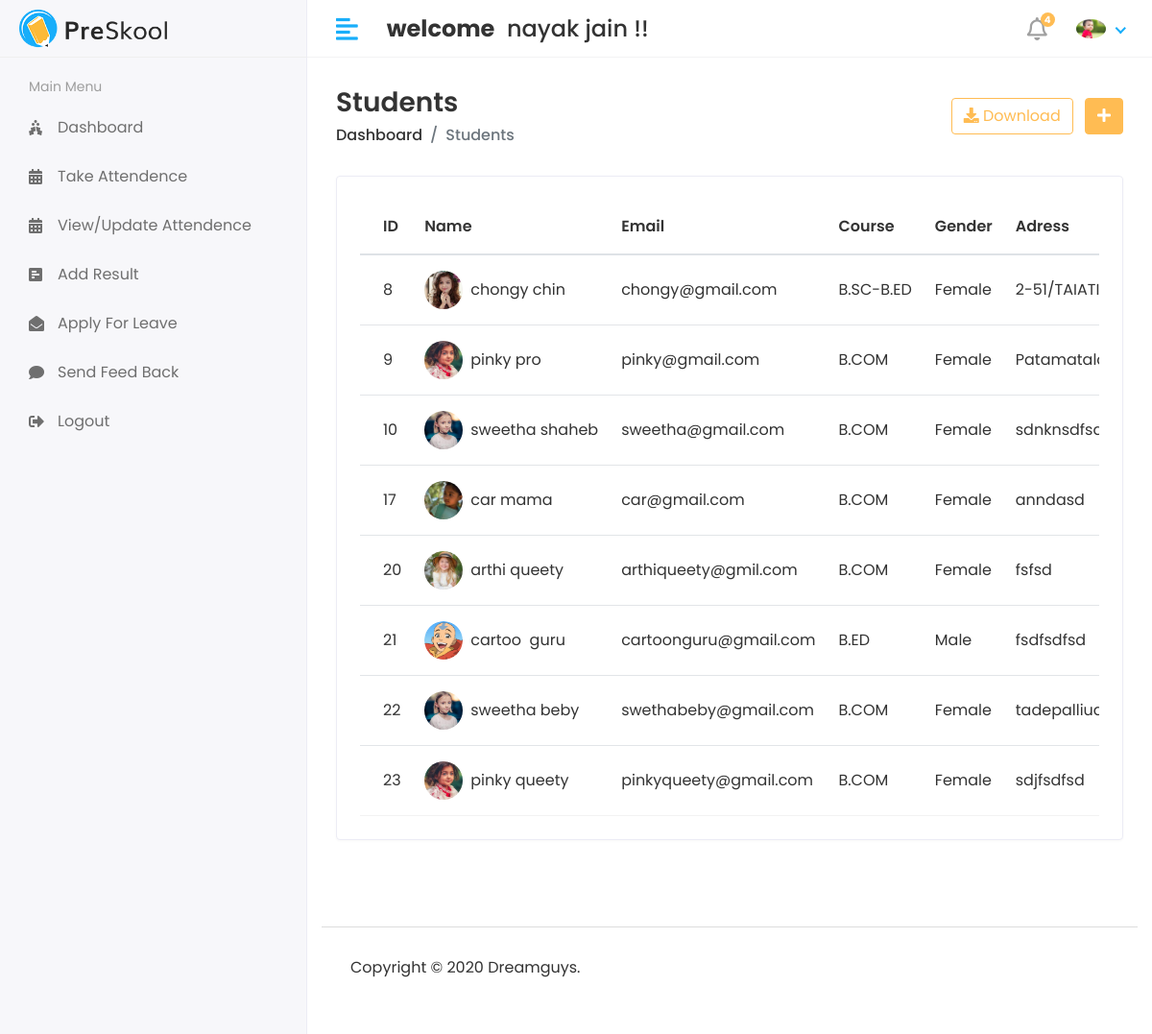
Page /hod/student/views (signed in) on the earlier database version.
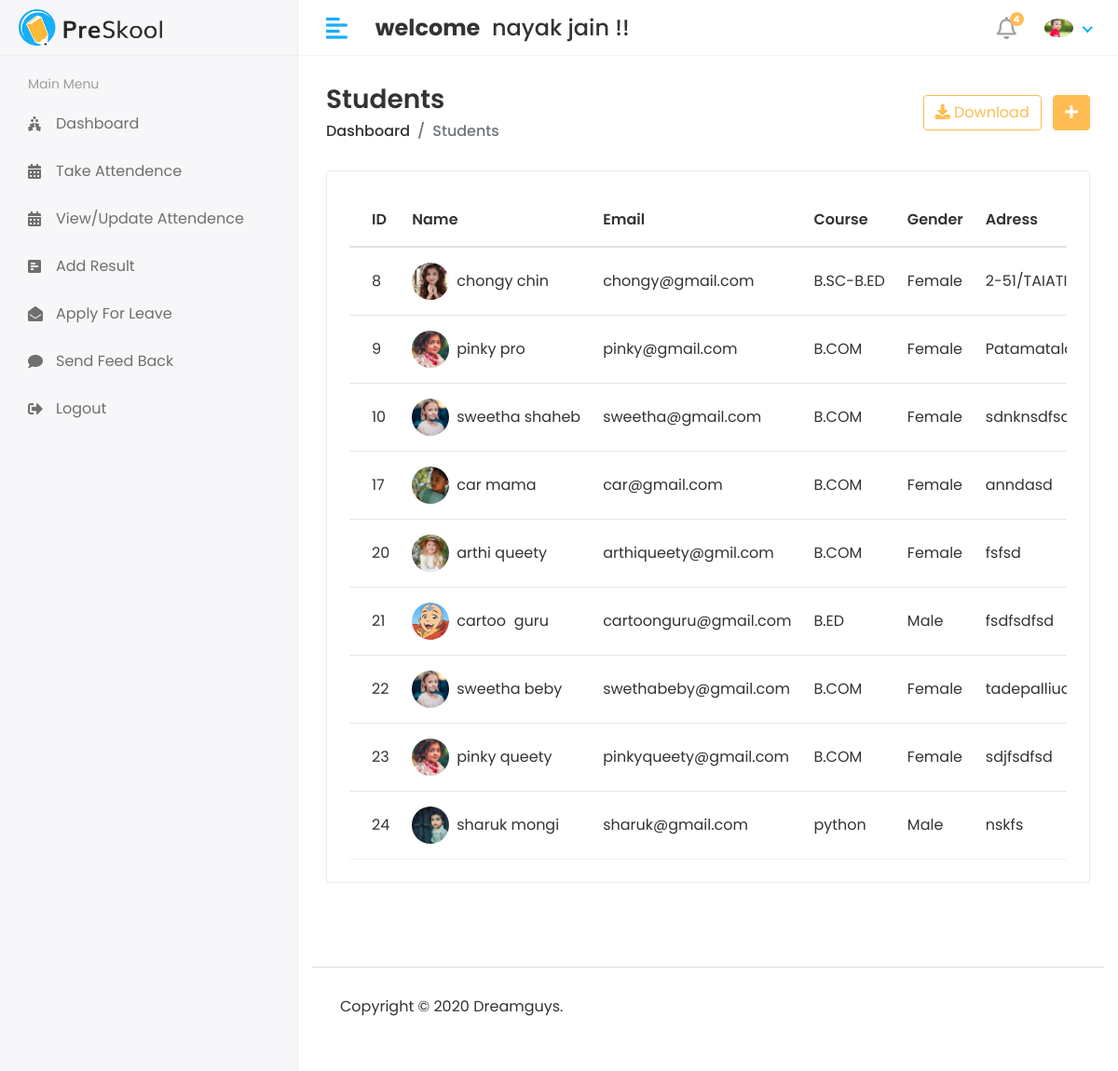
Same page on the later database version.
### app/models.py (models this page shows, shortened)
class Student(models.Model):
    admin = models.OneToOneField(CustomUser,on_delete=models.CASCADE)
    adress =models.TextField()
    gender =models.CharField(max_length=50)
    course_id =models.ForeignKey(Courses,on_delete=models.CASCADE)
    session_id= models.ForeignKey(Session_Year,on_delete=models.CASCADE)
    created_at = models.DateField(auto_now_add=True)
    updated_at = models.DateField(auto_now=True)

class CustomUser(AbstractUser):
    USER=(
        (1,'HOD'),
        (2,'STAFF'),
        (3,'STUDENT'),
    )
    user_type = models.CharField(choices=USER, max_length=50,default=1)
    profile_pic= models.ImageField(upload_to='media/profile_pic')

class Courses(models.Model):
    name = models.CharField(max_length=100)
    created_at = models.DateTimeField(auto_now_add=True)
    updated_at = models.DateTimeField(auto_now=True)

### student_management_system/Hod_views.py (the view)
# urls.py: path('hod/student/views',Hod_views.VIEW_STUDENT,name='views_student'),
@login_required(login_url='/')
def VIEW_STUDENT(request):
    student =Student.objects.all()
    context ={
        'student' : student
    }
    return render(request,'Hod/views_student.html',context)

### templates/Hod/views_student.html (shortened to what this page needs)
{% extends 'base.html'%}
{% block content %}
<div class="page-wrapper">
    <div class="content container-fluid">
       <div class="page-header">
          <div class="row align-items-center">
             <div class="col">
                <h3 class="page-title">Students</h3>
                <ul class="breadcrumb">
                   <li class="breadcrumb-item"><a href="index.html">Dashboard</a></li>
                   <li class="breadcrumb-item active">Students</li>
                </ul>
             </div>
             <div class="col-auto text-right float-right ml-auto">
                <a href="#" class="btn btn-outline-primary mr-2"><i class="fas fa-download"></i> Download</a>
                <a href="add-student.html" class="btn btn-primary"><i class="fas fa-plus"></i></a>
             </div>
          </div>
       </div>
       <div class="row">
          <div class="col-sm-12">
             <div class="card card-table">
                <div class="card-body">
                   <div class="table-responsive">
                      <table class="table table-hover table-center mb-0 datatable">
                         <thead>
                            <tr>
                               <th>ID</th>
                               <th>Name</th>
                               <th>Email</th>
                               <th>Course</th>
                               <th>Gender</th>
                               <th>Adress</th>
                            </tr>
                         </thead>
                         <tbody>
                            {% for i in student %}
                            <tr>
                               <td>{{i.id}}</td>
                               <td>
                                  <h2 class="table-avatar">
                                     <a href="student-details.html" class="avatar avatar-sm mr-2"><img class="avatar-img rounded-circle" src="/{{i.admin.profile_pic}}" alt="User Image"></a>
                                     <a href="student-details.html">{{i.admin.first_name}}&nbsp;{{i.admin.last_name}}</a>
                                  </h2>
                               </td>
                               <td>{{i.admin.email}}</td>
                               <td>{{i.course_id.name}}</td>
                               <td>{{i.gender}}</td>
                               <td>{{i.adress}}</td>
                            </tr>
                            {% endfor %}
                         </tbody>
                      </table>
                   </div>
                </div>
             </div>
          </div>
       </div>
    </div>
 </div>
{% endblock %}

Differences in the rows shown:
added Student: id "24", admin.profile_pic (picture), admin.first_name "sharuk", admin.last_name "mongi", admin.email "sharuk@gmail.com", course_id.name "python", gender "Male", adress "nskfs"
